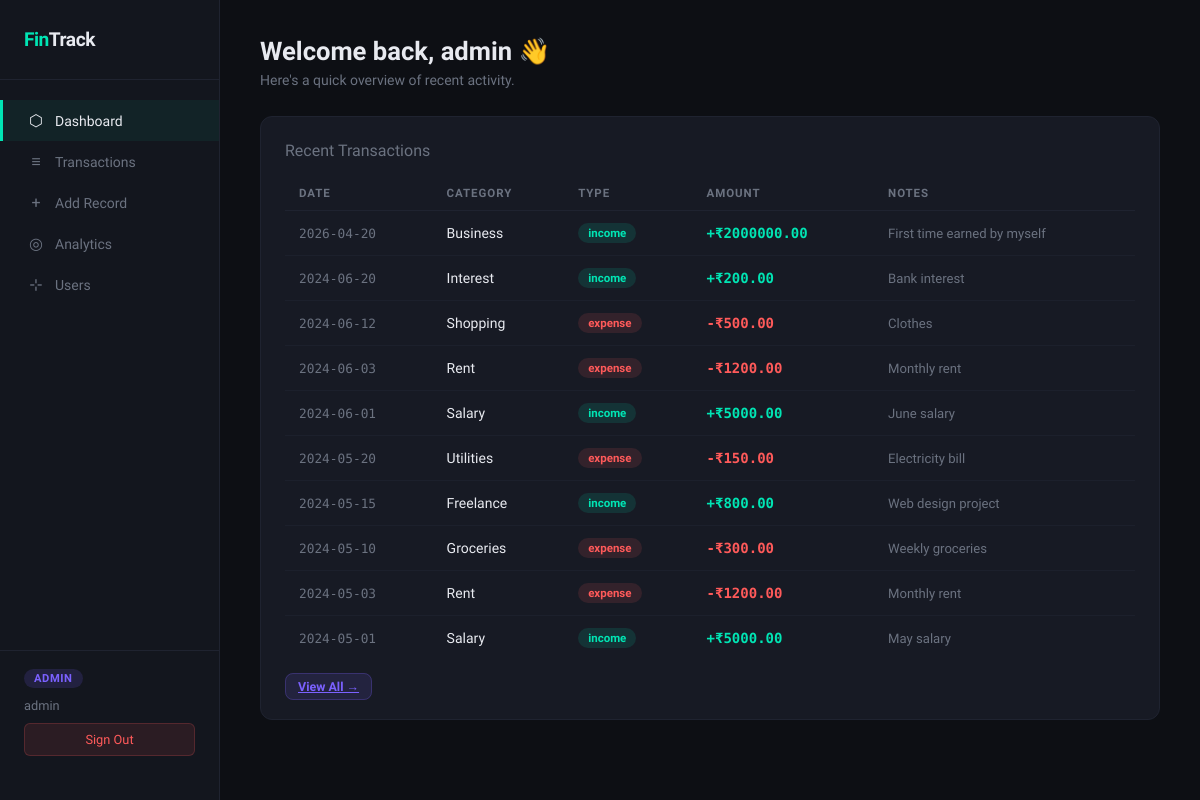
The app's page /dashboard (signed in) with its own data.
### app/models/models.py (models this page shows, shortened)
class User(db.Model, UserMixin):
    __tablename__ = "users"
    id = db.Column(db.Integer, primary_key=True)
    username = db.Column(db.String(80), unique=True, nullable=False)
    email = db.Column(db.String(120), unique=True, nullable=False)
    password = db.Column(db.String(200), nullable=False)
    role = db.Column(db.String(20), nullable=False, default="viewer")  # viewer, analyst, admin
    created_at = db.Column(db.DateTime, default=datetime.utcnow)
    transactions = db.relationship("Transaction", backref="owner", lazy=True)

class Transaction(db.Model):
    __tablename__ = "transactions"
    id = db.Column(db.Integer, primary_key=True)
    amount = db.Column(db.Float, nullable=False)
    type = db.Column(db.String(10), nullable=False)       # 'income' or 'expense'
    category = db.Column(db.String(50), nullable=False)
    date = db.Column(db.Date, nullable=False, default=datetime.utcnow)
    notes = db.Column(db.String(300), nullable=True)
    user_id = db.Column(db.Integer, db.ForeignKey("users.id"), nullable=False)
    created_at = db.Column(db.DateTime, default=datetime.utcnow)

### app/routes/transactions.py (the view)
@transactions_bp.route("/dashboard")
@login_required
def dashboard():
    transactions = Transaction.query.filter_by(user_id=current_user.id).order_by(Transaction.date.desc()).limit(10).all()
    return render_template("dashboard.html", transactions=transactions)

### app/models/models.py (called while the page is built)
@login_manager.user_loader
def load_user(user_id):
    return User.query.get(int(user_id))

### app/templates/dashboard.html (shortened to what this page needs)
{% extends "base.html" %}
{% block content %}
<div class="page-title">Welcome back, {{ current_user.username }} 👋</div>
<div class="page-sub">Here's a quick overview of recent activity.</div>
<div class="card">
  <h3 style="margin-bottom:16px;font-size:1rem;color:var(--muted);font-weight:500">Recent Transactions</h3>
  {% if transactions %}
  <table>
    <thead>
      <tr>
        <th>Date</th>
        <th>Category</th>
        <th>Type</th>
        <th>Amount</th>
        <th>Notes</th>
      </tr>
    </thead>
    <tbody>
      {% for t in transactions %}
      <tr>
        <td style="font-family:'DM Mono',monospace;font-size:0.8rem;color:var(--muted)">{{ t.date }}</td>
        <td>{{ t.category }}</td>
        <td><span class="badge {{ t.type }}">{{ t.type }}</span></td>
        <td style="font-family:'DM Mono',monospace;font-weight:600;color:{{ '#00e5b4' if t.type == 'income' else '#ff5a5a' }}">
          {{ '+' if t.type == 'income' else '-' }}₹{{ "%.2f"|format(t.amount) }}
        </td>
        <td style="color:var(--muted);font-size:0.82rem">{{ t.notes or '—' }}</td>
      </tr>
      {% endfor %}
    </tbody>
  </table>
  {% else %}
  <p style="color:var(--muted);text-align:center;padding:30px 0">No transactions yet.</p>
  {% endif %}
  <div style="margin-top:16px">
    <a href="{{ url_for('transactions.list_transactions') }}" class="btn btn-sm btn-edit">View All →</a>
  </div>
</div>
{% endblock %}

### app/templates/base.html (shortened to what this page needs)
<!DOCTYPE html>
<html lang="en">
<head>
</head>
<body>
{% if current_user.is_authenticated %}
<nav class="sidebar">
  <div class="logo">Fin<span>Track</span></div>
  <div class="nav">
    <a href="{{ url_for('transactions.dashboard') }}" class="{{ 'active' if request.endpoint == 'transactions.dashboard' }}">
      <span class="icon">⬡</span> Dashboard
    </a>
    <a href="{{ url_for('transactions.list_transactions') }}" class="{{ 'active' if request.endpoint == 'transactions.list_transactions' }}">
      <span class="icon">≡</span> Transactions
    </a>
    {% if current_user.role in ['analyst', 'admin'] %}
    <a href="{{ url_for('transactions.add_transaction') }}" class="{{ 'active' if request.endpoint == 'transactions.add_transaction' }}">
      <span class="icon">+</span> Add Record
    </a>
    <a href="{{ url_for('summary.summary') }}" class="{{ 'active' if request.endpoint == 'summary.summary' }}">
      <span class="icon">◎</span> Analytics
    </a>
    {% endif %}
    {% if current_user.role == 'admin' %}
    <a href="{{ url_for('admin.manage_users') }}" class="{{ 'active' if request.endpoint == 'admin.manage_users' }}">
      <span class="icon">⊹</span> Users
    </a>
    {% endif %}
  </div>
  <div class="sidebar-footer">
    <div class="role-badge">{{ current_user.role }}</div>
    <div class="sidebar-user">{{ current_user.username }}</div>
    <a href="{{ url_for('auth.logout') }}" class="btn-logout">Sign Out</a>
  </div>
</nav>
<div class="main">
  {% block content %}{% endblock %}
</div>
{% else %}
{% block auth %}{% endblock %}
{% endif %}
</body>
</html>

### app/templates/base.html (style rules this page uses)
:root { --bg: #0d0f14; --surface: #13161e; --border: #1f2330; --accent: #00e5b4; --accent2: #7b61ff; --red: #ff5a5a; --green: #00e5b4; --text: #e8eaf0; --muted: #6b7280; --card: #171a24; }
* { box-sizing: border-box; margin: 0; padding: 0; }
body { background: var(--bg); color: var(--text); font-family: 'Sora', sans-serif; min-height: 100vh; display: flex; }
.sidebar { width: 220px; min-height: 100vh; background: var(--surface); border-right: 1px solid var(--border); padding: 28px 0; display: flex; flex-direction: column; position: fixed; top: 0; left: 0; bottom: 0; }
.sidebar .logo { font-size: 1.2rem; font-weight: 700; color: var(--accent); padding: 0 24px 28px; letter-spacing: -0.5px; border-bottom: 1px solid var(--border); }
.sidebar .logo span { color: var(--text); }
.nav { margin-top: 20px; flex: 1; }
.nav a { display: flex; align-items: center; gap: 10px; padding: 11px 24px; color: var(--muted); text-decoration: none; font-size: 0.875rem; transition: all 0.15s; border-left: 3px solid transparent; }
.nav a:hover, .nav a.active { color: var(--text); background: rgba(0,229,180,0.06); border-left-color: var(--accent); }
.nav .icon { font-size: 1rem; width: 18px; text-align: center; }
.sidebar-footer { padding: 16px 24px; border-top: 1px solid var(--border); }
.role-badge { display: inline-block; padding: 3px 10px; border-radius: 20px; font-size: 0.7rem; font-weight: 600; letter-spacing: 0.05em; text-transform: uppercase; background: rgba(123,97,255,0.15); color: var(--accent2); margin-bottom: 10px; }
.sidebar-user { font-size: 0.8rem; color: var(--muted); margin-bottom: 10px; }
.btn-logout { display: block; width: 100%; padding: 8px; background: rgba(255,90,90,0.1); color: var(--red); border: 1px solid rgba(255,90,90,0.2); border-radius: 6px; text-align: center; text-decoration: none; font-size: 0.8rem; cursor: pointer; transition: background 0.15s; }
.main { margin-left: 220px; flex: 1; padding: 36px 40px; }
.page-title { font-size: 1.6rem; font-weight: 700; margin-bottom: 6px; }
.page-sub { color: var(--muted); font-size: 0.875rem; margin-bottom: 28px; }
.card { background: var(--card); border: 1px solid var(--border); border-radius: 12px; padding: 24px; }
table { width: 100%; border-collapse: collapse; }
th { color: var(--muted); font-size: 0.72rem; text-transform: uppercase; letter-spacing: 0.08em; padding: 10px 14px; text-align: left; border-bottom: 1px solid var(--border); }
td { padding: 12px 14px; font-size: 0.875rem; border-bottom: 1px solid rgba(31,35,48,0.7); }
tr:last-child td { border-bottom: none; }
.badge { display: inline-block; padding: 3px 10px; border-radius: 20px; font-size: 0.72rem; font-weight: 600; }
.badge.income { background: rgba(0,229,180,0.12); color: var(--green); }
.badge.expense { background: rgba(255,90,90,0.12); color: var(--red); }
.btn { padding: 10px 22px; border-radius: 8px; font-size: 0.875rem; font-family: 'Sora', sans-serif; font-weight: 600; cursor: pointer; border: none; transition: opacity 0.15s; }
.btn-sm { padding: 5px 12px; font-size: 0.78rem; }
.btn-edit { background: rgba(123,97,255,0.12); color: var(--accent2); border: 1px solid rgba(123,97,255,0.25); }

### records on screen
User: role "ADMIN", username "admin"
Transaction: date "2026-04-20", category "Business", type "income", type "+", amount "2000000.00", notes "First time earned by myself"
Transaction: date "2024-06-20", category "Interest", type "income", type "+", amount "200.00", notes "Bank interest"
Transaction: date "2024-06-12", category "Shopping", type "expense", type "-", amount "500.00", notes "Clothes"
Transaction: date "2024-06-03", category "Rent", type "expense", type "-", amount "1200.00", notes "Monthly rent"
Transaction: date "2024-06-01", category "Salary", type "income", type "+", amount "5000.00", notes "June salary"
Transaction: date "2024-05-20", category "Utilities", type "expense", type "-", amount "150.00", notes "Electricity bill"
Transaction: date "2024-05-15", category "Freelance", type "income", type "+", amount "800.00", notes "Web design project"
Transaction: date "2024-05-10", category "Groceries", type "expense", type "-", amount "300.00", notes "Weekly groceries"
Transaction: date "2024-05-03", category "Rent", type "expense", type "-", amount "1200.00", notes "Monthly rent"
Transaction: date "2024-05-01", category "Salary", type "income", type "+", amount "5000.00", notes "May salary"
